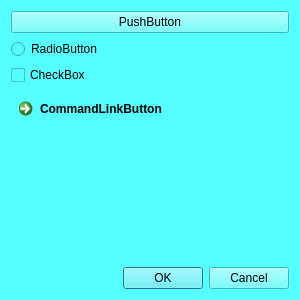
<?xml version="1.0" encoding="UTF-8"?>
<ui version="4.0">
 <class>QtWidgetsItem</class>
 <widget class="QWidget" name="QtWidgetsItem">
  <property name="geometry">
   <rect>
    <x>0</x>
    <y>0</y>
    <width>300</width>
    <height>300</height>
   </rect>
  </property>
  <property name="minimumSize">
   <size>
    <width>300</width>
    <height>300</height>
   </size>
  </property>
  <property name="maximumSize">
   <size>
    <width>300</width>
    <height>300</height>
   </size>
  </property>
  <property name="windowTitle">
   <string>QtWidgetsItem</string>
  </property>
  <property name="styleSheet">
   <string notr="true">background-color: rgb(85, 255, 255);</string>
  </property>
  <layout class="QGridLayout" name="gridLayout_2">
   <item row="0" column="0">
    <layout class="QGridLayout" name="gridLayout">
     <item row="1" column="1">
      <widget class="QCommandLinkButton" name="commandLinkButton">
       <property name="text">
        <string>CommandLinkButton</string>
       </property>
      </widget>
     </item>
     <item row="3" column="1">
      <widget class="QDialogButtonBox" name="buttonBox">
       <property name="standardButtons">
        <set>QDialogButtonBox::Cancel|QDialogButtonBox::Ok</set>
       </property>
      </widget>
     </item>
     <item row="0" column="1">
      <layout class="QVBoxLayout" name="verticalLayout">
       <item>
        <widget class="QPushButton" name="pushButton">
         <property name="text">
          <string>PushButton</string>
         </property>
        </widget>
       </item>
       <item>
        <widget class="QRadioButton" name="radioButton">
         <property name="text">
          <string>RadioButton</string>
         </property>
        </widget>
       </item>
       <item>
        <widget class="QCheckBox" name="checkBox">
         <property name="text">
          <string>CheckBox</string>
         </property>
        </widget>
       </item>
      </layout>
     </item>
     <item row="2" column="1">
      <widget class="QLabel" name="label">
       <property name="text">
        <string/>
       </property>
       <property name="pixmap">
        <pixmap>../../QCusTest/examples/plots/balboa.jpg</pixmap>
       </property>
      </widget>
     </item>
    </layout>
   </item>
  </layout>
 </widget>
 <layoutdefault spacing="6" margin="11"/>
 <resources/>
 <connections/>
</ui>
